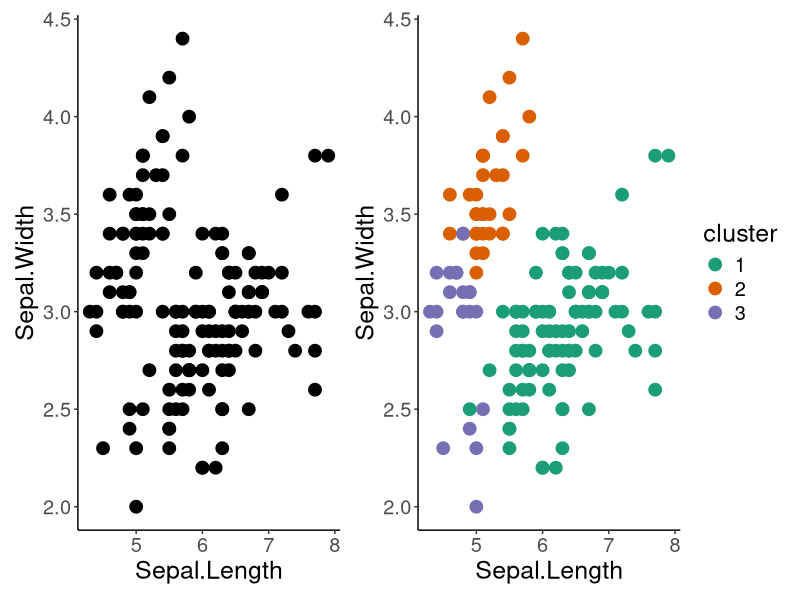

Generate this figure with R:
## ---- chunk 1
library(dplyr)
library(ggplot2)
library(patchwork)

data(iris)

p1 <- iris %>% ggplot(aes(Sepal.Length, Sepal.Width)) +
    geom_point(size = 4) +
    theme_classic() +
    theme(text = element_text(size = 18))

iris_for_cluster <- iris %>% select(-c(Species))

set.seed(123445)
my_clusters <- kmeans(iris_for_cluster, centers = 3)

iris2 <- tibble(cbind(iris, cluster = as.factor(my_clusters$cluster)))

p2 <- iris2  %>%
    ggplot(aes(x = Sepal.Length, y = Sepal.Width, colour = cluster)) +
        geom_point(size = 4) +
        theme_classic() +
        theme(text = element_text(size = 18)) +
        scale_color_brewer(palette = "Dark2")

p1 + p2


